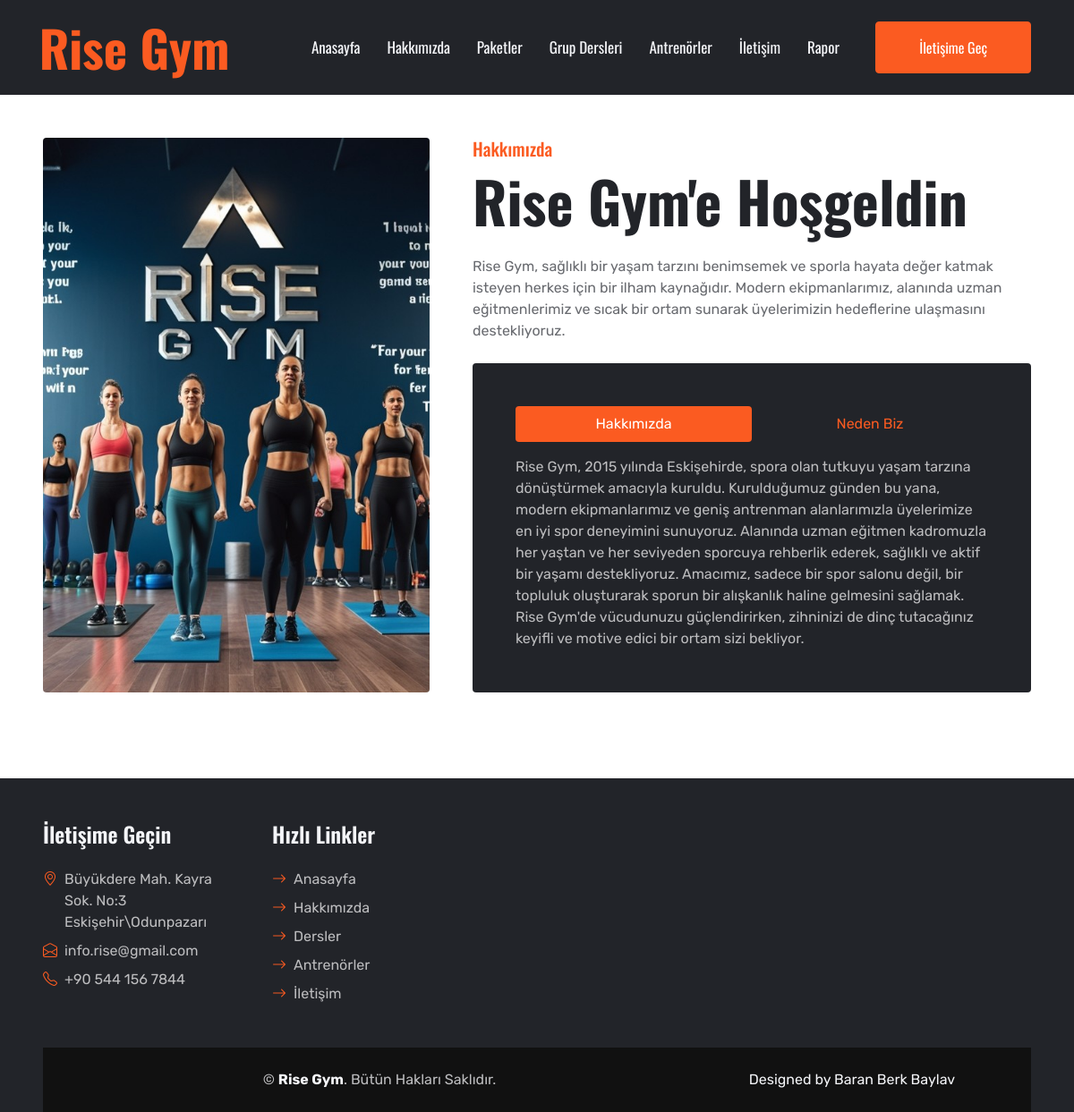
Page /index.php?sayfa=hakkinda on the committed database.
### tables this page shows
CREATE TABLE `genel_bilgiler` (
  `id` int(11) NOT NULL,
  `site_adi` varchar(255) NOT NULL,
  `slogan` varchar(255) NOT NULL,
  `hakkinda` text NOT NULL,
  `adres` varchar(255) NOT NULL,
  `telefon` varchar(15) NOT NULL,
  `email` varchar(55) NOT NULL,
  `kullanci_adi` varchar(55) NOT NULL,
  `sifre` varchar(255) NOT NULL,
  `www` varchar(55) NOT NULL,
  `neden_biz` text NOT NULL,
  `classic_paket_fiyat` int(11) NOT NULL,
  `gold_paket_fiyat` int(11) NOT NULL,
  `platinum_paket_fiyat` int(11) NOT NULL,
  `classic_aciklamalar` text NOT NULL,
  `gold_aciklamalar` text NOT NULL,
  `platinum_aciklamalar` mediumtext NOT NULL
);

### index.php (the view, shortened to what this page needs)
<!DOCTYPE html>
<?php
include('baglanti.php');
?>
<html lang="en">
<head>
    <link href="https://cdnjs.cloudflare.com/ajax/libs/font-awesome/5.15.0/css/all.min.css" rel="stylesheet">
    <link href="https://cdn.jsdelivr.net/npm/bootstrap-icons@1.4.1/font/bootstrap-icons.css" rel="stylesheet">
    <link href="lib/flaticon/font/flaticon.css" rel="stylesheet">
    <link href="lib/owlcarousel/assets/owl.carousel.min.css" rel="stylesheet">
    <link href="css/bootstrap.min.css" rel="stylesheet">
    <link href="css/style.css" rel="stylesheet">
</head>
<body>
    <?php
    include('header.php');
    $sayfa_id = @$_GET['sayfa'];
	if ( $sayfa_id == 'hakkinda'  ) {
		include('hakkinda.php');
	} elseif ( $sayfa_id == 'anasayfa' ) {
		include('anasayfa.php');
	} elseif ( $sayfa_id == 'iletisim' ) {
		include('iletisim.php');
	}elseif ( $sayfa_id == 'personel' ) {
		include('personel.php');
	}elseif ( $sayfa_id == 'paketler' ) {
		include('paketler.php');
	}
    elseif ( $sayfa_id == 'grup_dersleri' ) {
		include('grup_dersleri.php');
	} elseif ( $sayfa_id == 'Pilates' ) {
		include('pilates.php');
	}
    elseif ( $sayfa_id == 'Core' ) {
		include('core.php');
	}
    elseif ( $sayfa_id == 'Yoga' ) {
		include('yoga.php');
	}
    elseif ( $sayfa_id == 'Kuvvet' ) {
		include('kuvvet.php');
	}
    elseif ( $sayfa_id == 'rapor' ) {
		include('rapor.php');
	}
     else{
		include('anasayfa.php');
	}
    include('footer.php');
    ?>
</body>
</html>

### hakkinda.php (shortened to what this page needs)
<?php
include('baglanti.php');
$sorgu_hakkimizda = mysqli_query($baglanti, "SELECT slogan , hakkinda, neden_biz FROM genel_bilgiler");
$genel_bilgiler = mysqli_fetch_assoc($sorgu_hakkimizda);
$hakkimizda = $genel_bilgiler['hakkinda'];
$slogan = $genel_bilgiler['slogan'];
?>
 <div class="container-fluid p-5">
     <div class="row gx-5">
         <div class="col-lg-5 mb-5 mb-lg-0" style="min-height: 500px;">
             <div class="position-relative h-100">
                 <img class="position-absolute w-100 h-100 rounded" src="img/about_rise.jpg" style="object-fit: cover;">
             </div>
         </div>
         <div class="col-lg-7">
             <div class="mb-4">
                 <h5 class="text-primary text-uppercase">Hakkımızda</h5>
                 <h1 class="display-3 text-uppercase mb-0">Rise Gym'e Hoşgeldin</h1>
             </div>
             <p class="mb-4"><?php echo $slogan;   ?></p>
             <div class="rounded bg-dark p-5">
                 <ul class="nav nav-pills justify-content-between mb-3">
                     <li class="nav-item w-50">
                         <a class="nav-link text-uppercase text-center w-100 active" data-bs-toggle="pill" href="#pills-1">Hakkımızda</a>
                     </li>
                     <li class="nav-item w-50">
                             <a class="nav-link text-uppercase text-center w-100" data-bs-toggle="pill" href="#pills-2">Neden Biz</a>
                     </li>
                 </ul>
                 <div class="tab-content">
                     <div class="tab-pane fade show active" id="pills-1">
                         <p class="text-secondary mb-0"><?php echo $hakkimizda;  ?></p>
                     </div>
                 </div>
             </div>
         </div>
     </div>
 </div>

### css/style.css (style rules this page uses)
:root { --primary: #FB5B21; --secondary: #BDBDBF; --light: #F4F5F8; --dark: #222429; }
h1, h2, .font-weight-bold { font-weight: 700 !important; }
h5, h6, .font-weight-medium { font-weight: 500 !important; }

### rows in the picture
genel_bilgiler: slogan "Rise Gym, sağlıklı bir yaşam tarzını benimsemek ve sporla hayata değer katmak isteyen herkes için bir ilham kaynağıdır. Modern ekipmanlarımız, alanında uzman eğitmenlerimiz ve sıcak bir ortam sunarak üyelerimizin hedeflerine ulaşmasını destekliyoruz.", hakkinda "Rise Gym, 2015 yılında Eskişehirde, spora olan tutkuyu yaşam tarzına dönüştürmek amacıyla kuruldu. Kurulduğumuz günden bu yana, modern ekipmanlarımız ve geniş antrenman alanlarımızla üyelerimize en iyi spor deneyimini sunuyoruz. Alanında uzman eğitmen kadromuzla her yaştan ve her seviyeden sporcuya rehberlik ederek, sağlıklı ve aktif bir yaşamı destekliyoruz. Amacımız, sadece bir spor salonu değil, bir topluluk oluşturarak sporun bir alışkanlık haline gelmesini sağlamak. Rise Gym'de vücudunuzu güçlendirirken, zihninizi de dinç tutacağınız keyifli ve motive edici bir ortam sizi bekliyor."
